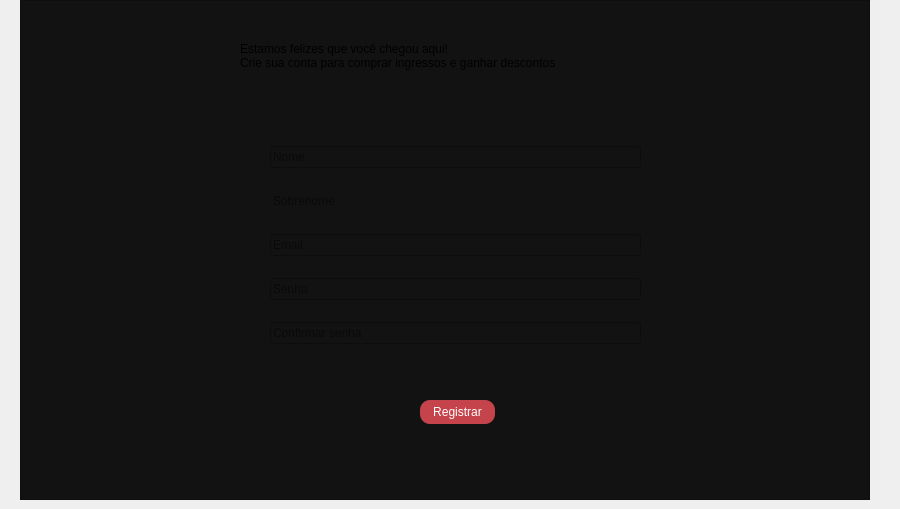
<?xml version="1.0" encoding="UTF-8"?>
<ui version="4.0">
 <class>tela_principal_registro</class>
 <widget class="QWidget" name="tela_principal_registro">
  <property name="geometry">
   <rect>
    <x>0</x>
    <y>0</y>
    <width>900</width>
    <height>509</height>
   </rect>
  </property>
  <property name="windowTitle">
   <string>Form</string>
  </property>
  <widget class="QFrame" name="tela_registro">
   <property name="geometry">
    <rect>
     <x>20</x>
     <y>0</y>
     <width>850</width>
     <height>500</height>
    </rect>
   </property>
   <property name="maximumSize">
    <size>
     <width>899</width>
     <height>600</height>
    </size>
   </property>
   <property name="styleSheet">
    <string notr="true">background-color: rgb(18, 18, 18);</string>
   </property>
   <property name="frameShape">
    <enum>QFrame::Shape::StyledPanel</enum>
   </property>
   <property name="frameShadow">
    <enum>QFrame::Shadow::Raised</enum>
   </property>
   <widget class="QLabel" name="txt_boas_vindas">
    <property name="geometry">
     <rect>
      <x>220</x>
      <y>30</y>
      <width>421</width>
      <height>51</height>
     </rect>
    </property>
    <property name="styleSheet">
     <string notr="true">font: 600 12pt &quot;Segoe UI&quot;;</string>
    </property>
    <property name="text">
     <string>Estamos felizes que você chegou aqui!
Crie sua conta para comprar ingressos e ganhar descontos</string>
    </property>
   </widget>
   <widget class="QPushButton" name="btn_registrar">
    <property name="geometry">
     <rect>
      <x>400</x>
      <y>400</y>
      <width>75</width>
      <height>24</height>
     </rect>
    </property>
    <property name="styleSheet">
     <string notr="true">QPushButton {
	font: 600 9pt &quot;Segoe UI&quot;;
    color: rgb(255, 255, 255);
    background-color: rgb(197, 68, 76);
    border-radius: 10px;
}

QPushButton:hover {
    background-color: rgb(255, 255, 255);
    color: rgb(197, 68, 76);
}
</string>
    </property>
    <property name="text">
     <string>Registrar</string>
    </property>
   </widget>
   <widget class="QLabel" name="icon_voltar">
    <property name="geometry">
     <rect>
      <x>30</x>
      <y>30</y>
      <width>26</width>
      <height>26</height>
     </rect>
    </property>
    <property name="cursor">
     <cursorShape>PointingHandCursor</cursorShape>
    </property>
    <property name="tabletTracking">
     <bool>false</bool>
    </property>
    <property name="text">
     <string/>
    </property>
    <property name="pixmap">
     <pixmap resource="icones.qrc">:/icones/icons/voltar_left.png</pixmap>
    </property>
    <property name="scaledContents">
     <bool>true</bool>
    </property>
   </widget>
   <widget class="QLabel" name="icon_fechar">
    <property name="geometry">
     <rect>
      <x>780</x>
      <y>30</y>
      <width>26</width>
      <height>26</height>
     </rect>
    </property>
    <property name="cursor">
     <cursorShape>PointingHandCursor</cursorShape>
    </property>
    <property name="text">
     <string/>
    </property>
    <property name="pixmap">
     <pixmap resource="icones.qrc">:/icones/icons/fechar.png</pixmap>
    </property>
    <property name="scaledContents">
     <bool>true</bool>
    </property>
   </widget>
   <widget class="QWidget" name="layoutWidget">
    <property name="geometry">
     <rect>
      <x>250</x>
      <y>130</y>
      <width>371</width>
      <height>231</height>
     </rect>
    </property>
    <layout class="QVBoxLayout" name="box_input">
     <item>
      <widget class="QLineEdit" name="input_nome">
       <property name="placeholderText">
        <string>Nome</string>
       </property>
      </widget>
     </item>
     <item>
      <widget class="QLineEdit" name="input_sobrenome">
       <property name="styleSheet">
        <string notr="true">background-color: rgba(0, 0, 0, 0);</string>
       </property>
       <property name="placeholderText">
        <string>Sobrenome</string>
       </property>
      </widget>
     </item>
     <item>
      <widget class="QLineEdit" name="input_email">
       <property name="placeholderText">
        <string>Email</string>
       </property>
      </widget>
     </item>
     <item>
      <widget class="QLineEdit" name="input_senha">
       <property name="placeholderText">
        <string>Senha</string>
       </property>
      </widget>
     </item>
     <item>
      <widget class="QLineEdit" name="input_confirmar_senha">
       <property name="placeholderText">
        <string>Confirmar senha</string>
       </property>
      </widget>
     </item>
    </layout>
   </widget>
  </widget>
 </widget>
 <resources>
  <include location="icones.qrc"/>
 </resources>
 <connections/>
</ui>
